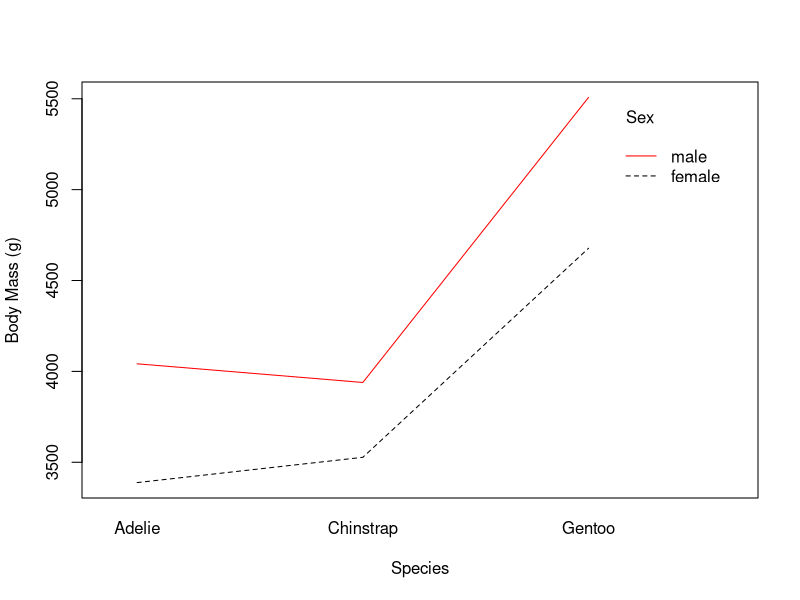

This figure's R source:
## ---- chunk 1
penguins_data <- read.csv("data/penguins_103b.csv")
## ---- chunk 2
my_anova <- aov(bill_length_mm ~ species, data = penguins_data)
summary(my_anova)
## ---- chunk 3
table(penguins_data$species)

n <- 68
## ---- chunk 4
summary(my_anova)
## ---- chunk 5
MSW <- 9.2
## ---- chunk 6
qvalue <- qtukey(p = .95, 
       nmeans = 3, # because we have 3 species
       df = 201) 
qvalue
## ---- chunk 7
cd <- qvalue * sqrt(MSW / n)
cd
## ---- chunk 8
penguin_means <- tapply(penguins_data$bill_length_mm, 
                       penguins_data$species, 
                       mean, na.rm = TRUE)
penguin_means
## ---- chunk 9
adelie_mean <- penguin_means[1]
chinstrap_mean <- penguin_means[2]
gentoo_mean <- penguin_means[3]

## ---- chunk 10
adelie_mean - chinstrap_mean
adelie_mean - gentoo_mean
chinstrap_mean - gentoo_mean
## ---- chunk 11
TukeyHSD(my_anova)
## ---- chunk 12
factorial_anova <- aov(body_mass_g ~ species * sex, data = penguins_data)
summary(factorial_anova)
## ---- chunk 13
TukeyHSD(factorial_anova)$species
## ---- chunk 14
TukeyHSD(factorial_anova)$sex
## ---- chunk 15
#| fig-align: "center"
#| out-width: 55%

interaction.plot(x.factor = penguins_data$species, # grouping variable on x axis
                 trace.factor = penguins_data$sex, # grouping variable as lines
                 response = penguins_data$body_mass_g, # outcome variable
                 fun = mean, # summary statistic
                 type = "l", # graph lines
                 col = c("black", "red"), xlab = "Species", ylab = "Body Mass (g)", trace.label = "Sex")
## ---- chunk 16
factorial_anova_2 <- aov(body_mass_g ~ sex * island, data = penguins_data)
summary(factorial_anova_2)
## ---- chunk 17
TukeyHSD(factorial_anova_2)$island
## ---- chunk 18
TukeyHSD(factorial_anova_2)$sex
